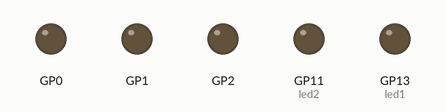
Recording of a program running on a simulated Raspberry Pi Pico running MicroPython. On the bench: output pins drawn as LEDs (lit = HIGH). Random numbers come from a fixed seed. At 5.0 s the program stops and its outputs stay as they are.

Above: at 5.1 s.
Timing chart, 0 to 6.5 s (numbered marks = the images above):
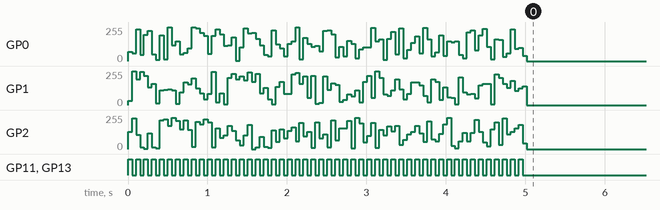

Measured:
- by itself, GP11 (led2), GP13 (led1): alternates HIGH for 0.05 s and LOW for 0.05 s, 100 changes in all, then stays LOW

The program:

rgbblink.py
```python
import time
import random
from machine import Pin, PWM

class rgb_led:
  def __init__(self,pin_r,pin_g,pin_b,freq = 1000):
    self.r = PWM(Pin(pin_r))
    self.g = PWM(Pin(pin_g))
    self.b = PWM(Pin(pin_b))

    self.r.freq(freq)
    self.g.freq(freq)
    self.b.freq(freq)

  def show_colour(self,rgb_tuple):
    #Converts from 0-255 to 65535-0
    r,g,b = rgb_tuple

    r_true = r*256
    self.r.duty_u16(r_true)

    g_true = g*256
    self.g.duty_u16(g_true)

    b_true = b*256
    self.b.duty_u16(b_true)

#Initialisation
led = rgb_led(0,1,2)
led1 = Pin(13, Pin.OUT)
led2 = Pin(11, Pin.OUT)

#Main loop
for i in range(100):
    led.show_colour((random.randint(0, 255), random.randint(0, 255), random.randint(0, 255) ))
    led1.toggle()
    led2.toggle()
    time.sleep(0.05)

#Disable
led.show_colour((0,0,0))
```
